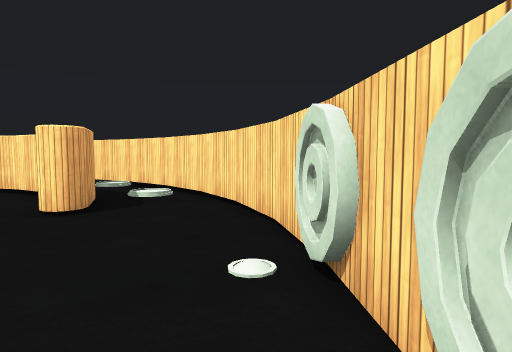
[1] (above)

24 first-person views from a walk through a scene from a Unity 3-D project. The camera is 1.2 m above the floor, tilts 4° down and sees 75° across. The floor is counted in squares, 1 m on a side. Each view is taken from the middle of a square. On the plan, view 1 faces up. The plan holds only what a view shows up to about 14 squares ahead; the rest is blank. Some animated figures are not drawn. Surface patterns are stand-ins for the level's own textures.

[2]
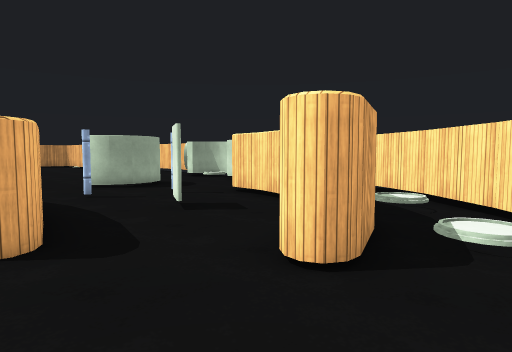

[3]
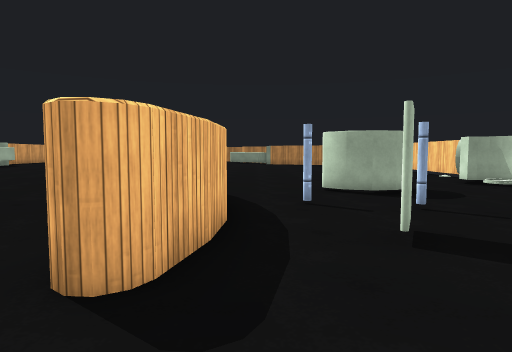

[4]
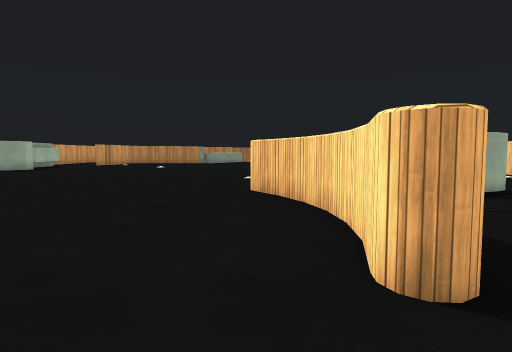

[5]
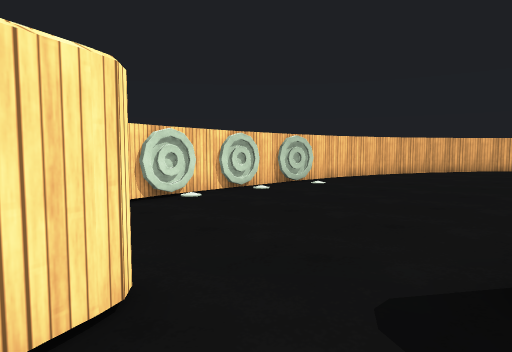

[6]
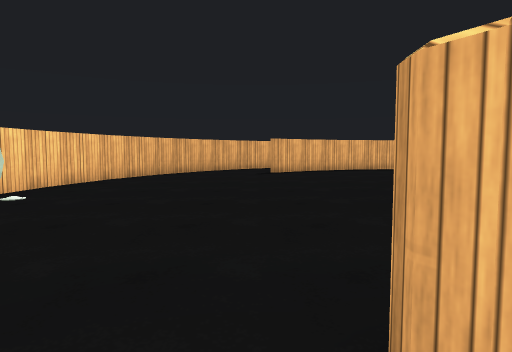

[7]
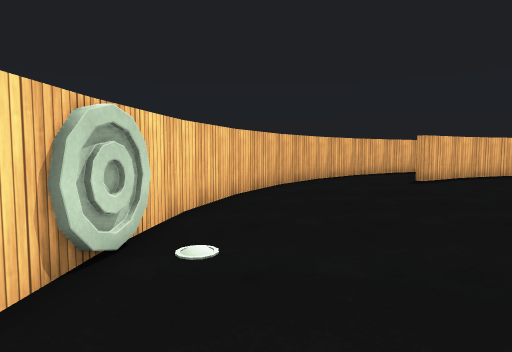

[8]
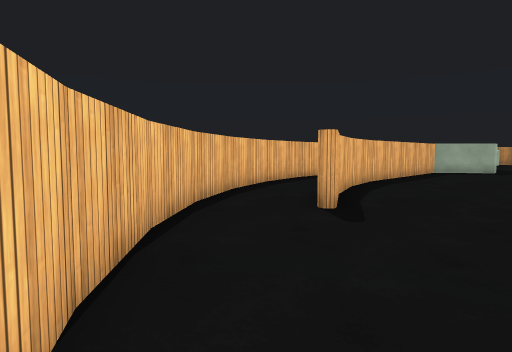

[9]
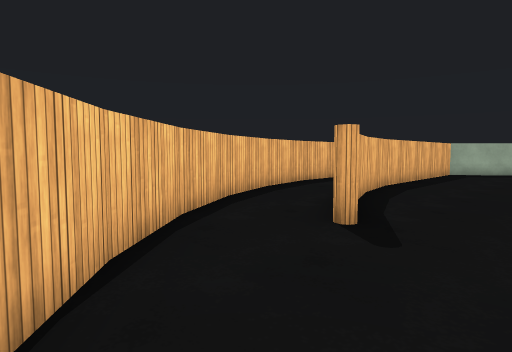

[10]
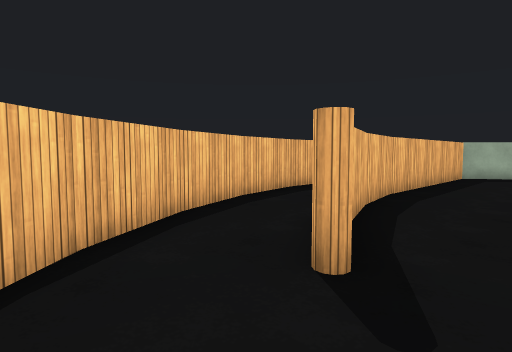

[11]
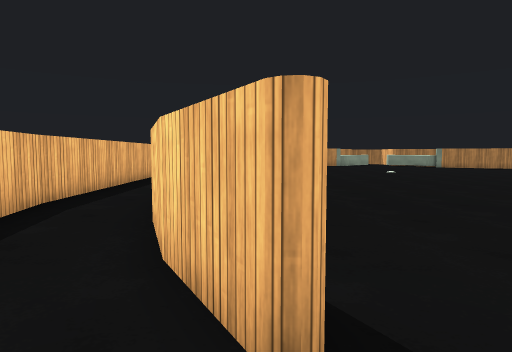

[12]
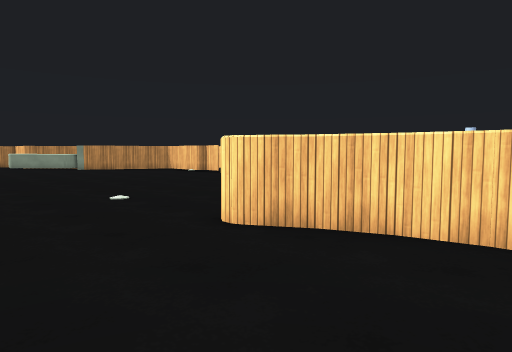

[13]
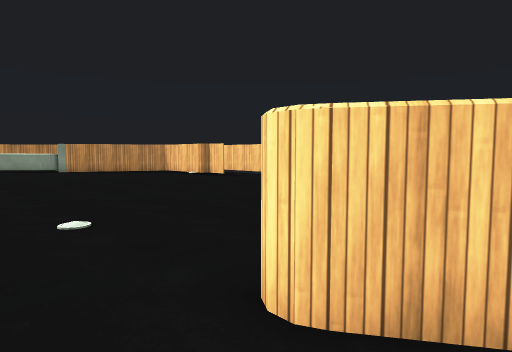

[14]
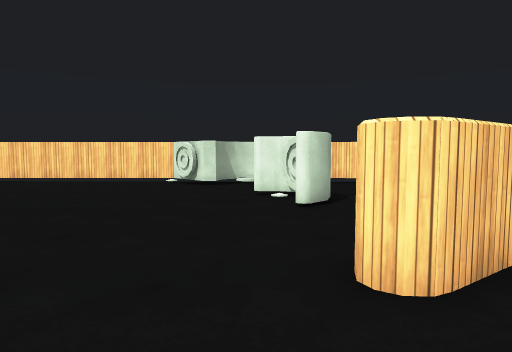

[15]
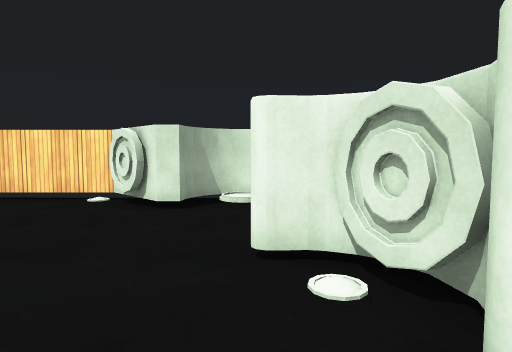

[16]
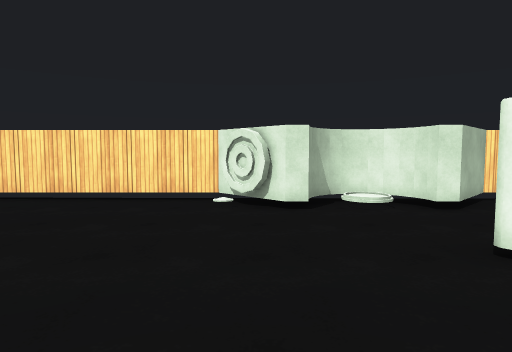

[17]
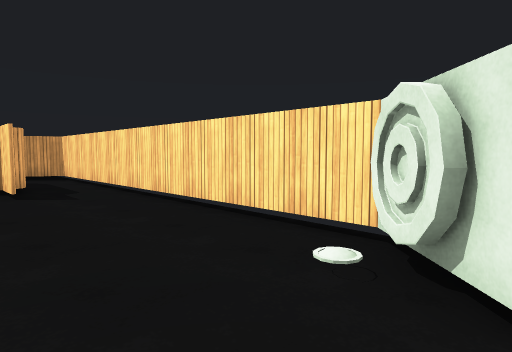

[18]
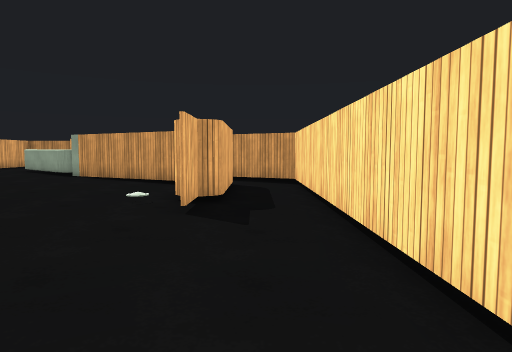

[19]
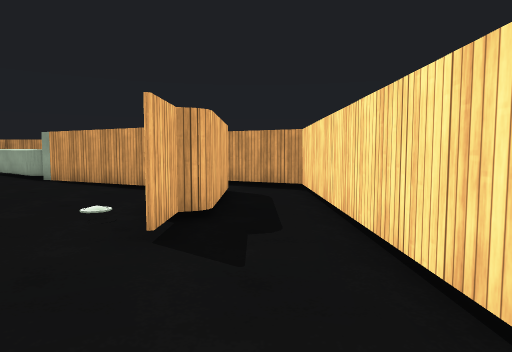

[20]
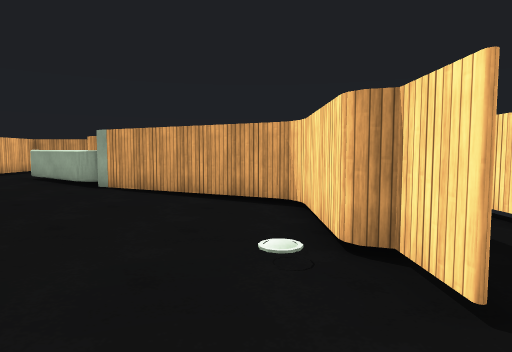

[21]
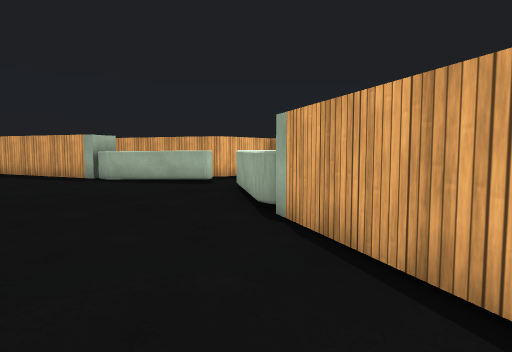

[22]
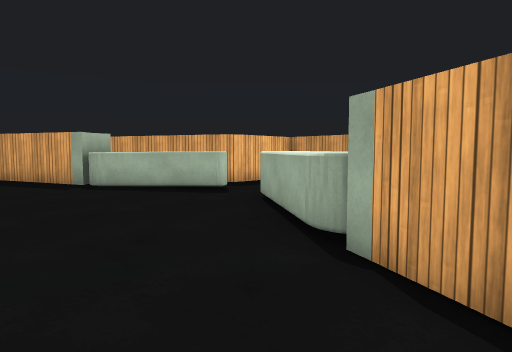

[23]
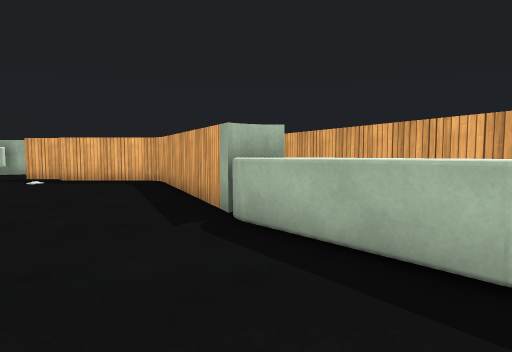

[24]
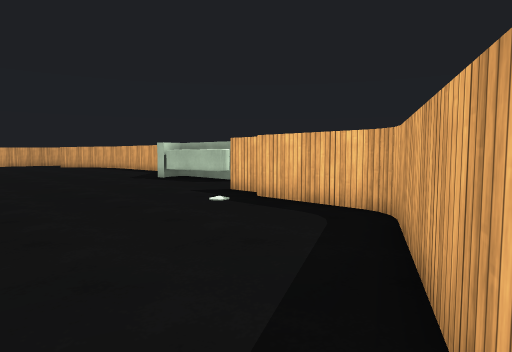

### Floor plan
Key: @ floor where view 1 was taken; # wall or solid block; . main floor; : floor 0.25 m higher than the main floor; - floor 0.25 m lower than the main floor; ^ raised ledge; B block; P pole; O other object.
Columns run from 44 left of view 1 to 1 right of it. Each row starts with its distance up from view 1.
 17          ################       #
 16          #--------------BB BBBBB-
 15         ^---------------OBB--BB-     ##
 14         ^- #####-----------------     ###
 13           #####------------------     --##
 12          ##.--O-------------------##  -O-#
 11          #........  --------BB-----### ---^
 10         ##.......   ......--- B--P----  ---^
  9         #.......   ...........B..------ #O-^
  8        O#.....     ..........B.....OO..##---#
  7        O.....    ...............P......##...#
  6        O....     ...........................##
  5       O.....   ................ ######.......#
  4      OO.....   ...............###...##.......#
  3 #   .O......   ..........O...##.............O#
  2 #   ........      ...........................#
  1 #  ..O......      ..........................O#
  0 ^^^^.OO.....           .....................@#
 -1     ^ OO....             ....................#
 -2     ^  O.....            ...................O#
 -3      ^#O#::::::.....     ....................#
 -4      ^###:::::::::::::......................##
 -5       ^ ##:::::::::::::::::::...............#
 -6       ^  #:::::::::::::: :::::::::::........#
 -7          ##:::O::::::::: :::::::::::::::::.^^
 -8           #####::::::::   :::::::::::::::::^
 -9               ##::::::   :::::::::::::::::^
-10                  :OOO O ::::::::::::##:::^^
-11                   O   OO::::::::::###:::^^
-12                         #^^^#######::::^^
-13                              ::::::::^^
-14                           ::::::::^^^
-15                          ########^

Where each view was taken, in squares from view 1:
view 1: 0 up, 0 right, facing up
view 2: 4 up, 2 left, facing up-left
view 3: 6 up, 4 left, facing left
view 4: 3 up, 4 left, facing left
view 5: 8 up, 7 left, facing down-right
view 6: 6 up, 6 left, facing down
view 7: 2 up, 1 left, facing down
view 8: 6 down, 1 left, facing down-left
view 9: 7 down, 2 left, facing down-left
view 10: 8 down, 4 left, facing down-left
view 11: 10 down, 5 left, facing left
view 12: 1 down, 10 left, facing up-left
view 13: 1 up, 13 left, facing up-left
view 14: 0 up, 16 left, facing up
view 15: 7 up, 16 left, facing up
view 16: 7 up, 19 left, facing up
view 17: 12 up, 18 left, facing up-left
view 18: 15 up, 22 left, facing left
view 19: 15 up, 24 left, facing left
view 20: 12 up, 26 left, facing left
view 21: 11 up, 32 left, facing down-left
view 22: 9 up, 33 left, facing down-left
view 23: 4 up, 37 left, facing down
view 24: 2 down, 36 left, facing down-right
